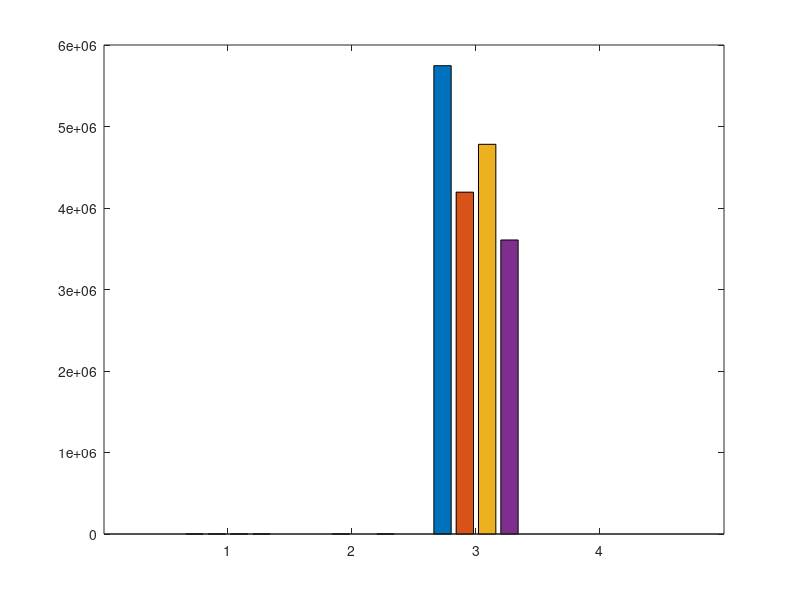
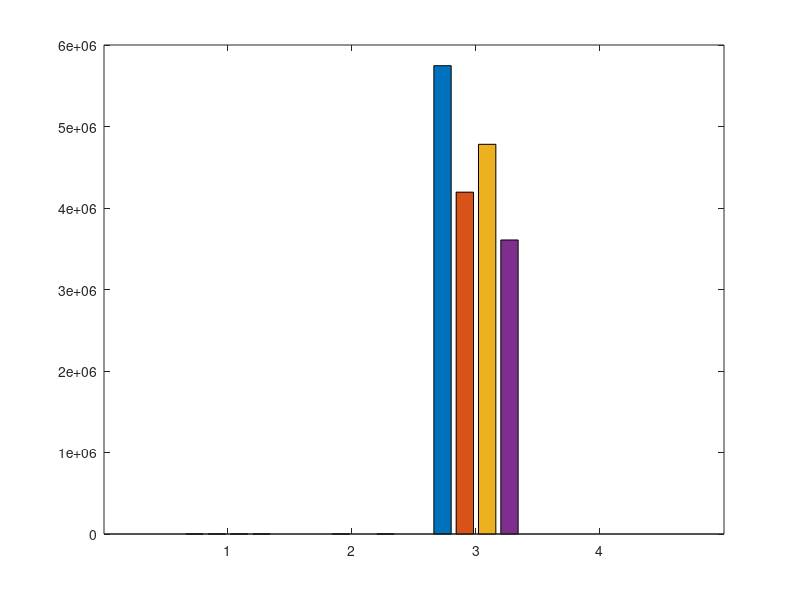
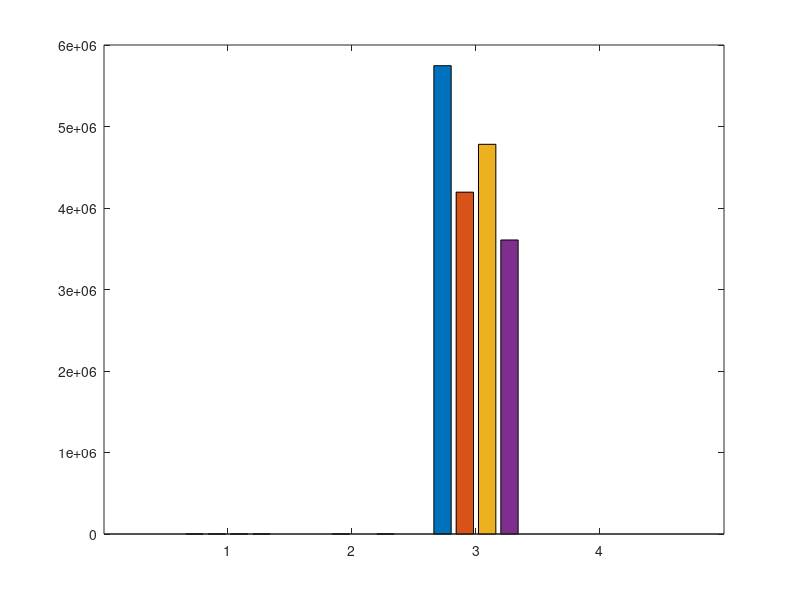

Recreate these plots in MATLAB, in order.
% basic hybrid copy migration
% memory size in MB
r = 4096
r *= 1024 % convert to KB

% bandwidth in gbps
b = 1000 
b = b * 1024/8 % convert to KB

% page dirty rate in percent (%): against to total memory pages
dirtyrate = 14 
dirtyrate /= 100

readrate = 14
readrate /= 100

pagesize = 4 % in KB
numpages = r / pagesize

% delta compression rate
comp = 0.5 

% amount of CPU and device states in KB 
scinfo = 100

% working set size in number of pages
wss = numpages * 0.25

% 0: zero, 1: read, 2: dirtied, 3: inactive data
mem = zeros(1, numpages);

% prediction accuracy 0 through 1
acc = 1
%acc = 0

totaltime = 0;
downtime = 0;
totaldata = 0;

A = zeros(4, 3);

%%%%%%%%%%%%%%%%%%%%%%%%%%%%%%
% precopy migration
%%%%%%%%%%%%%%%%%%%%%%%%%%%%%%
fprintf('\n')
disp('==================== Precopy migration ====================')
% iterations
present = numpages
iter = 0
while present > 50 && iter < 29 && totaldata < 4*r
	pretime = present / b
	totaltime += pretime
	totaldata += present
	present = numpages * dirtyrate
	%dirts = wss * dirtyrate
	iter += 1
end

% stop-and-copy phase
% stop conditions: 29 iterations, 50 pages, 4 memory size sent
scsent = scinfo + present * pagesize
downtwime = scsent / b
totaltime += downtime
totaldata += scsent

% network fault rate
NFR = 0

A (1, 1) = totaltime;
A (2, 1) = downtime;
A (3, 1) = totaldata;

%%%%%%%%%%%%%%%%%%%%%%%%%%%%%%
% postcopy migration
%%%%%%%%%%%%%%%%%%%%%%%%%%%%%%
fprintf('\n')
disp('===================== Postcopy migration ======================')
totaltime = 0;
downtime = 0;
totaldata = 0;

% stop-and-copy phase
scsent = scinfo
downtime = scsent / b
totaltime += downtime
totaldata += scsent

% prepaging (bubbling) and on-demand paging
postsent = r
posttime = postsent/b
totaltime += posttime
totaldata += postsent
% network fault rate
NFR = 0.2

A (1, 2) = totaltime;
A (2, 2) = downtime;
A (3, 2) = totaldata;

%%%%%%%%%%%%%%%%%%%%%%%%%%%%%%
% hybrid copy migration
%%%%%%%%%%%%%%%%%%%%%%%%%%%%%%
fprintf('\n')
disp('==================== Hybrid copy migration ====================')
totaltime = 0;
downtime = 0;
totaldata = 0;

% precopy phase: single iteration
present = r
pretime = present / b
totaltime += pretime
totaldata += present

% stop-and-copy phase
scsent = scinfo 
downtwime = scsent / b
totaltime += downtime
totaldata += scsent

% postcopy phase: prepaging (bubbling) and on-demand paging
%dirts = wss * dirtyrate
dirts = numpages * dirtyrate
postsent = dirts * pagesize
posttime = postsent/b
totaltime += posttime
totaldata += postsent
% network fault rate
NFR = 0.2

A (1, 3) = totaltime;
A (2, 3) = downtime;
A (3, 3) = totaldata;

%%%%%%%%%%%%%%%%%%%%%%%%%%%%%%
% proactive hybrid copy migration
%%%%%%%%%%%%%%%%%%%%%%%%%%%%%%
%disp(char(10))
fprintf('\n')
disp('=============== Proactive hybrid copy migration ================')
totaltime = 0;
downtime = 0;
totaldata = 0;

% precopy phase
% LRU, PFR

% scan the dirtied pages
% for dirtied pages
% 	mark dirtied (1)
% 	mem(random (1, wss * 0.1))	
randperm(int64(wss * 0.1));
% for read pages
% 	mark read (2)
% 	mem (random (wss * 0.1, wss * 0.2))

% for pages
% 	predict read/write

% send the pages most likely to be read and least likely to be dirtied
% do not send the pages most likely to be dirtied
% construct queue with the order of p1/p2
%reads = numpages * 0.4 
% total read rate = wss * read_rate = 0.25 * 0.16 = 0.04 (4%)
%read_rate = 0.16
%read_rate = 0.04 % 4% of total memory
% total write rate = wss * write_rate = 0.25 * 0.16 = 0.04 (4%)
%write_rate = 0.16
%write_rate = 0.04 % 4% of total memory
% simple case: readonly pages (RO) - zero dirtied pages 
%RO = 0.3
pred_pages = numpages * readrate * acc

% LRU
% for LRU queue
% 	mark sent
%	insert the pages into cache and perform delta compression

present = pred_pages * pagesize
pretime = present/b
totaltime += pretime
totaldata += present

% stop-and-copy phase
% send the CPU and device states
bitmapsize = 500 % KB
scsent = scinfo + bitmapsize
downtime = scsent/b
totaltime += downtime
totaldata += scsent

% postcopy phase
postsent = (numpages - pred_pages) * pagesize

% exclude the predicted dirtied pages 
pred_dirts = numpages * dirtyrate * acc
postsent = (numpages - pred_pages - pred_dirts) * pagesize
posttime = postsent/b
totaltime += posttime
totaldata += postsent

% network fault rate
NFR = 0.2

A (1, 4) = totaltime;
A (2, 4) = downtime;
A (3, 4) = totaldata

%%%%%%%%%%%%%%%%%%%%% plotting %%%%%%%%%%%%%%%%%%%%%%%%
% precopy
% postcopy
% hybrid
% pro-hybrid

prefix = "M4G_R14W14_acc100_r1"

figure;
%output = strcat(prefix, ".bw");
output = prefix
x = ['PRECOPY', 'POSTCOPY', 'HYBRID', 'PRO-HYBRID'];
%x = 1:1:length(A);
%plot(x, A(:,2)/1000000, x, A(:,3)/1000000, '-.*');
%plot(A(:,2));
xlabel('COPY METHOD');
ylabel('TIME or KB');
%legend('PRECOPY', 'POSTCOPY', 'HYBRID', 'PRO-HYBRID');
%legend('AGGREGATE', 'INDIVIDUAL');
bar(A(:,:))

saveas (1, strcat(output, ".png"));
saveas (1, strcat(output, ".eps"));
saveas (1, strcat(output, ".emf"));
